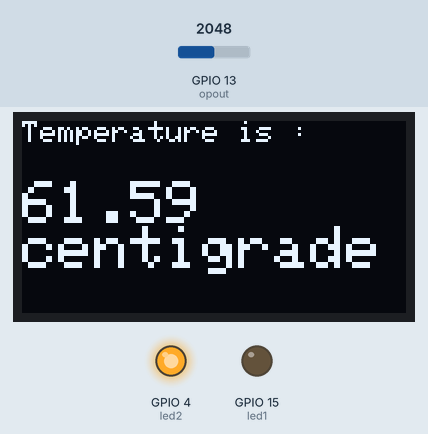
Recording of a sketch running on a simulated ESP32. Parts: 128×64 one-colour display, output pins drawn as LEDs (lit = HIGH). The inputs (shaded band) are chosen by the test bench; at power-on: GPIO 13 (opout) = 2048. Nothing arrives over Bluetooth unless stated; a phone connects over Bluetooth LE 3 s after start; what the sketch prints to the serial monitor is not drawn.

Above: at 1.2 s.
1.3 s: GPIO 13 (opout) set to 3437
At 2.7 s:
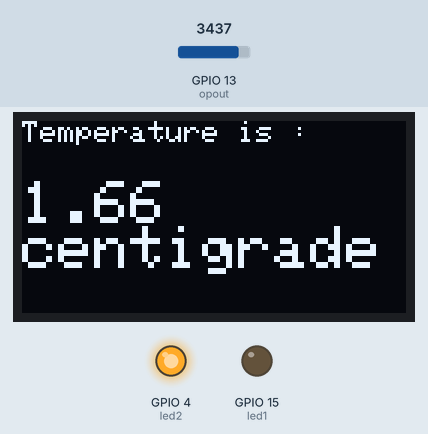
3.0 s: GPIO 13 (opout) set to 3529
At 3.7 s:
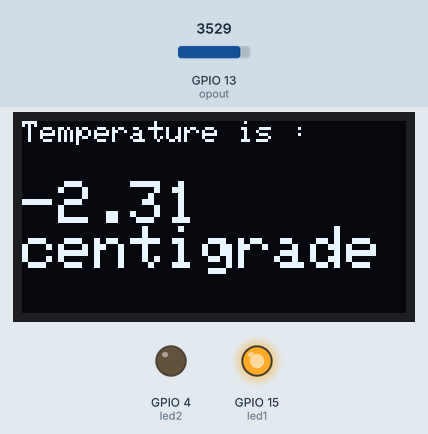
6.1 s: GPIO 13 (opout) set to 3603
At 6.7 s:
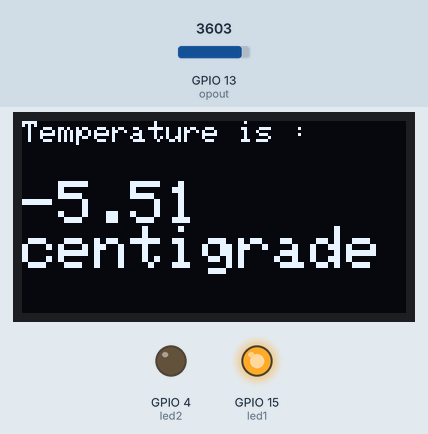
Timing chart, 0 to 8.6 s (numbered marks = the images above; inputs shaded):
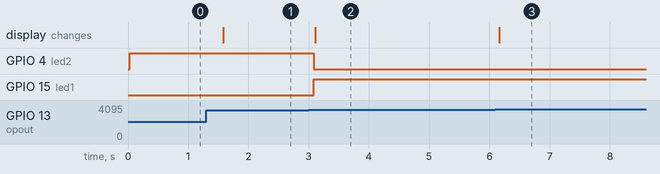

Measured:
- the behaviour switches between 3475 and 3476 on GPIO 13 (opout) (found by bisection; images 1 and 2)
- after the input at 1.3 s, the display: changes after 0.28 s (image 1)
- after the input at 3.0 s, GPIO 4 (led2): HIGH → LOW after 0.08 s; GPIO 15 (led1): LOW → HIGH after 0.08 s; the display: changes after 0.11 s (image 2)
- after the input at 6.1 s, the display: changes after 0.06 s (image 3)

The sketch:

ESP32_NTC_Thermometer.ino
```cpp
#include <Wire.h>
#include <Adafruit_GFX.h>
#include <Adafruit_SSD1306.h>
#include <BLEDevice.h>
#include <BLEServer.h>
#include <BLEUtils.h>
#include <BLE2902.h>

BLEServer* pServer = NULL;
BLECharacteristic* pCharacteristic = NULL;
BLECharacteristic* pCharacteristic_2 = NULL;
BLEDescriptor *pDescr;
BLE2902 *pBLE2902;

#define SERVICE_UUID        "4fafc201-1fb5-459e-8fcc-c5c9c331914b"
#define CHARACTERISTIC_UUID "beb5483e-36e1-4688-b7f5-ea07361b26a8"
#define CHARACTERISTIC_UUID_2 "3da2e68d-283c-4617-b03e-160835de5d5d"

Adafruit_SSD1306 IES(128,64,&Wire,-1);
int led1 = 15; //red
int led2 = 4;  //green
int opout = 13;
int threshold = 26;

bool deviceConnected = false;
bool oldDeviceConnected = false;
uint32_t temperature = 0;
int pChar2_value_int = 0; // Declare pChar2_value_int as a global variable

class MyServerCallbacks: public BLEServerCallbacks {
    void onConnect(BLEServer* pServer) {
      deviceConnected = true;
    };

    void onDisconnect(BLEServer* pServer) {
      deviceConnected = false;
    }
};

class CharacteristicsCallBack: public BLECharacteristicCallbacks {
 void onWrite(BLECharacteristic *pChar) override {
    String pChar2_value_string = pChar->getValue().c_str();
    pChar2_value_int = pChar2_value_string.toInt(); // Update the global variable
    Serial.println("pChar2: " + String(pChar2_value_int));
  }
};

int finaltemp[2];
void setup() {
  Serial.begin(9600);
  pinMode(led1,OUTPUT);
  pinMode(led2,OUTPUT);
  pinMode(opout,INPUT);

  IES.begin(SSD1306_SWITCHCAPVCC,0x3C);
  IES.setTextColor(WHITE);
  IES.clearDisplay();

  BLEDevice::init("ESP32");
  pServer = BLEDevice::createServer();
  pServer->setCallbacks(new MyServerCallbacks());
  BLEService *pService = pServer->createService(SERVICE_UUID);

  pCharacteristic = pService->createCharacteristic(
                      CHARACTERISTIC_UUID,
                      BLECharacteristic::PROPERTY_NOTIFY
                    );
  pCharacteristic_2 = pService->createCharacteristic(
                      CHARACTERISTIC_UUID_2,
                      BLECharacteristic::PROPERTY_READ  |
                      BLECharacteristic::PROPERTY_WRITE
                    );

  pDescr = new BLEDescriptor((uint16_t)0x2901);
  pDescr->setValue("1024");
  pCharacteristic->addDescriptor(pDescr);

  pBLE2902 = new BLE2902();
  pBLE2902->setNotifications(true);
  pCharacteristic->addDescriptor(pBLE2902);
  pCharacteristic_2->addDescriptor(new BLE2902());
  pCharacteristic_2->setCallbacks(new CharacteristicsCallBack()); // Set the callback

  pService->start();

  BLEAdvertising *pAdvertising = BLEDevice::getAdvertising();
  pAdvertising->addServiceUUID(SERVICE_UUID);
  pAdvertising->setScanResponse(false);
  pAdvertising->setMinPreferred(0x0);
  BLEDevice::startAdvertising();
  Serial.println("Waiting a client connection to notify...");
}

void loop() {
    float voltage = analogRead(opout);
    float temperature= 0;
    if (deviceConnected) {
        temperature = voltage * 3.3/4096 * (-53.561) + 149.97;
        int temperatureInt = int(temperature);
        pCharacteristic->setValue(temperatureInt);

        pCharacteristic->notify();
        if (temperature <= pChar2_value_int){
            digitalWrite(led1,HIGH);
            digitalWrite(led2,LOW);
        } else {
            digitalWrite(led2,HIGH);
            digitalWrite(led1,LOW);
        }

        Serial.print("temprature is :\t");
        Serial.println(temperature);

        IES.setTextSize(1.8);
        IES.setCursor(0,0);
        IES.print("Temperature is :");

        IES.setTextSize(2);
        IES.setCursor(0,20);
        IES.print(temperature);

        IES.setTextSize(2);
        IES.setCursor(0,35);
        IES.print("centigrade");
        IES.display();
        delay(500);
        IES.clearDisplay();
        delay(1000);
    }
    else{
      temperature = voltage * 3.3/4096 * (-53.561) + 149.97;
      if (temperature <= pChar2_value_int){
            digitalWrite(led1,HIGH);
            digitalWrite(led2,LOW);
        } else {
            digitalWrite(led2,HIGH);
            digitalWrite(led1,LOW);
        }

        Serial.print("temprature is :\t");
        Serial.println(temperature);

        IES.setTextSize(1.8);
        IES.setCursor(0,0);
        IES.print("Temperature is :");

        IES.setTextSize(2);
        IES.setCursor(0,20);
        IES.print(temperature);

        IES.setTextSize(2);
        IES.setCursor(0,35);
        IES.print("centigrade");
        IES.display();
        delay(500);
        IES.clearDisplay();
        delay(1000);
    }
    if (!deviceConnected && oldDeviceConnected) {
        delay(500);
        pServer->startAdvertising();
        Serial.println("IES Thermometer project , Fazlollah Pour , Nekoonam , Jafari");
        oldDeviceConnected = deviceConnected;
    }
    if (deviceConnected && !oldDeviceConnected) {
        oldDeviceConnected = deviceConnected;
    }
}
```
